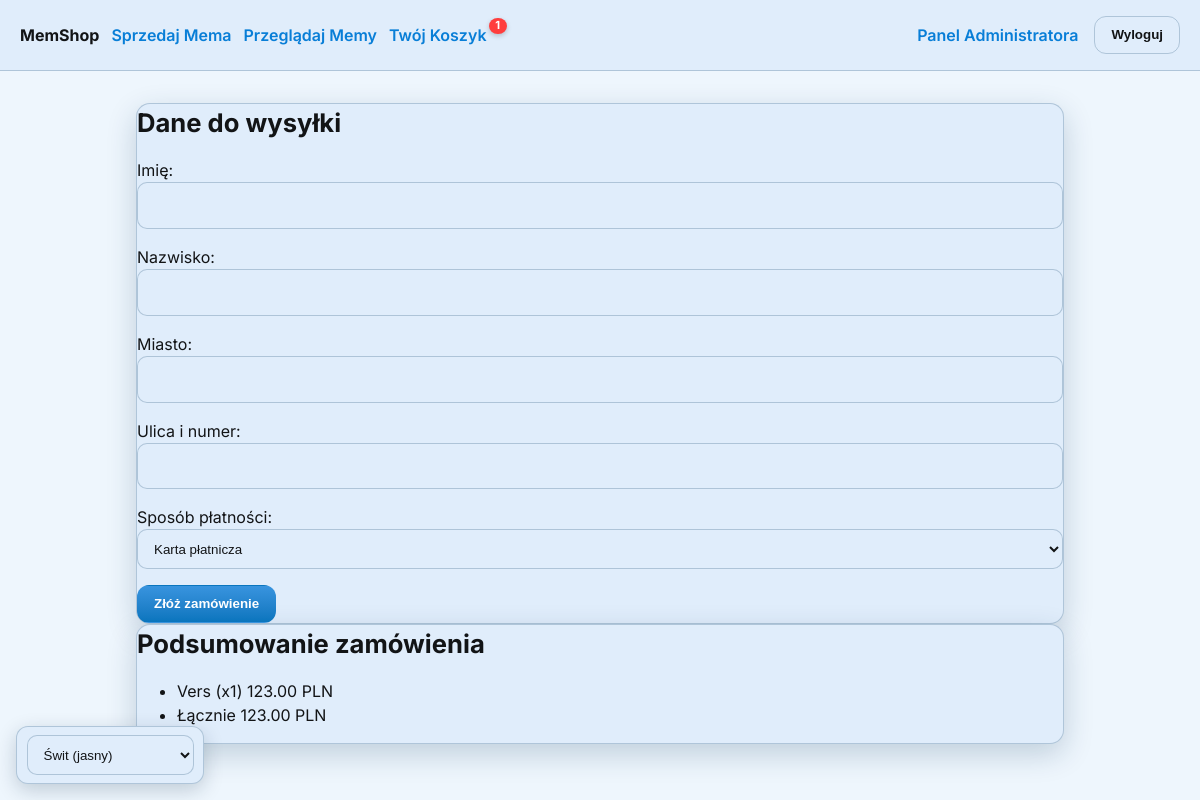
/order/create/ (signed in), run on the app's committed database.
### shop/models.py (models this page shows, shortened)
class CartItem(models.Model):
    cart = models.ForeignKey(Cart, on_delete=models.CASCADE, related_name='items')
    product = models.ForeignKey(Product, on_delete=models.CASCADE)
    quantity = models.PositiveIntegerField(default=1)
    @property
    def total_price(self):
        return self.quantity * self.product.price

class Product(models.Model):
    image = models.ImageField(upload_to='products/', verbose_name='Obraz', null=True, blank=True)
    TARGET_WIDTH = 600
    TARGET_HEIGHT = 600
    category = models.ForeignKey(Category, on_delete=models.PROTECT, related_name='products', verbose_name='Kategoria')
    author = models.ForeignKey(User, on_delete=models.CASCADE, verbose_name='Autor')
    name = models.CharField(max_length=200, verbose_name='Nazwa')
    description = models.TextField(verbose_name='Opis (obsługuje HTML)', blank=True)
    price = models.DecimalField(max_digits=10, decimal_places=2, verbose_name='Cena')
    image = models.ImageField(upload_to='products/', verbose_name='Obraz', null=True, blank=True)
    stock = models.PositiveIntegerField(default=1, verbose_name='Stan magazynowy')
    is_approved = models.BooleanField(default=False, verbose_name='Zatwierdzony')
    is_hidden = models.BooleanField(default=False, verbose_name="Ukryty")
    created_at = models.DateTimeField(auto_now_add=True)
    hidden_by_admin = models.BooleanField(default=False, verbose_name="Ukryty przez administratora")
    updated_at = models.DateTimeField(auto_now=True)

class Cart(models.Model):
    user = models.OneToOneField(User, on_delete=models.CASCADE, related_name='cart')
    created_at = models.DateTimeField(auto_now_add=True)
    @property
    def total_price(self):
        return sum(item.total_price for item in self.items.all())

### shop/views.py (the view)
# urls.py: path('order/create/', views.create_order, name='create_order'),
@login_required
def create_order(request):
    cart = Cart.objects.get(user=request.user)
    if not cart.items.exists():
        messages.info(request, "Twój koszyk jest pusty.")
        return redirect('cart_view')
    if request.method == 'POST':
        form = OrderForm(request.POST)
        if form.is_valid():
            order = form.save(commit=False)
            order.user = request.user
            order.status = 'pending_approval'
            order.save()
            for cart_item in cart.items.all():
                OrderItem.objects.create(
                    order=order,
                    product=cart_item.product,
                    quantity=cart_item.quantity,
                    price=cart_item.product.price
                )
            cart.items.all().delete()
            return redirect('order_success')
    else:
        form = OrderForm()
    context = {
        'form': form,
        'cart': cart,
    }
    return render(request, 'create_order.html', context)

### shop/forms.py
class OrderForm(forms.ModelForm):
    class Meta:
        model = Order
        fields = ['first_name', 'last_name', 'city', 'street_address', 'payment_method']
        labels = {
            'first_name': 'Imię',
            'last_name': 'Nazwisko',
            'city': 'Miasto',
            'street_address': 'Ulica i numer',
            'payment_method': 'Sposób płatności',
        }
        widgets = {
            'first_name': forms.TextInput(attrs={'class': 'form-control'}),
            'last_name': forms.TextInput(attrs={'class': 'form-control'}),
            'city': forms.TextInput(attrs={'class': 'form-control'}),
            'street_address': forms.TextInput(attrs={'class': 'form-control'}),
            'payment_method': forms.Select(attrs={'class': 'form-control'}),
        }

### shop/context_processors.py (called while the page is built)
def cart_item_count(request):
    if request.user.is_authenticated:
        try:
            cart = request.user.cart
            count = sum(item.quantity for item in cart.items.all())
            return {'cart_item_count': count if count <= 9 else '9+'}
        except Cart.DoesNotExist:
            return {'cart_item_count': 0}
    return {'cart_item_count': 0}

### shop/templates/create_order.html (shortened to what this page needs)
{% extends "base.html" %}
{% load static %}
{% block content %}
<div class="container mt-lg">
    <div class="row">
        <div class="col-md-7">
            <div class="card">
                <div class="card-body">
                    <h1 class="card-title">Dane do wysyłki</h1>
                    <form method="post">
                        {{ form.as_p }}
                        <button type="submit" class="btn btn-primary mt-md">Złóż zamówienie</button>
                    </form>
                </div>
            </div>
        </div>
        <div class="col-md-5">
            <div class="card">
                <div class="card-body">
                    <h2 class="card-title">Podsumowanie zamówienia</h2>
                    {% if cart.items.all %}
                        <ul class="list-group list-group-flush">
                            {% for item in cart.items.all %}
                                <li class="list-group-item d-flex justify-content-between align-items-center">
                                    {{ item.product.name }} (x{{ item.quantity }})
                                    <span>{{ item.total_price }} PLN</span>
                                </li>
                            {% endfor %}
                            <li class="list-group-item d-flex justify-content-between align-items-center font-weight-bold">
                                Łącznie
                                <span>{{ cart.total_price }} PLN</span>
                            </li>
                        </ul>
                    {% endif %}
                </div>
            </div>
        </div>
    </div>
</div>
{% endblock %}

### shop/static/css/theme.css (style rules this page uses)
:root { --font-family: system-ui, -apple-system, "Segoe UI", Roboto, Arial, sans-serif; --radius: 0.5rem; }
[data-theme="swit"] { --tone1: hsl(18 90% 58%); --tone2: hsl(204 90% 45%); --tone3: hsl(145 55% 42%); --primary: var(--tone2); --accent: var(--tone1); --success: var(--tone3); --bg: color-mix(in oklab, #ffffff 92%, var(--tone2)); --card-bg: color-mix(in oklab, #ffffff 85%, var(--tone2)); --elev-1: color-mix(in oklab, var(--card-bg) 85%, #000 0%); --border: color-mix(in oklab, var(--primary) 12%, #000 10%); --muted: color-mix(in oklab, var(--primary) 14%, #111 86%); --text: #121416; --text-inv: #ffffff; --link: color-mix(in oklab, var(--primary) 80%, #0a58ca); }
* { box-sizing: border-box; }
html, body { height: 100%; }
body { margin: 0; background: var(--bg); color: var(--text); font-family: var(--font-family, system-ui, -apple-system, "Segoe UI", Roboto, Arial, sans-serif); line-height: 1.5; }
.container { max-width: 960px; margin: 2rem auto; padding: 0 1rem; }
.card { background: var(--card-bg); border: 1px solid var(--border); border-radius: 14px; box-shadow: 0 10px 30px color-mix(in oklab, #000 10%, var(--primary) 10%); }
.card-title { margin: 0 0 1rem; font-size: 1.6rem; }
.input, input, select, textarea { width: 100%; padding: .65rem .75rem; border: 1px solid var(--border); border-radius: 10px; background: var(--elev-1); color: var(--text); outline: none; transition: border-color .2s, box-shadow .2s, background .2s; }
.btn { display: inline-flex; align-items: center; justify-content: center; border: 1px solid transparent; cursor: pointer; border-radius: 12px; padding: .65rem 1rem; font-weight: 700; transition: filter .15s, transform .05s, background .2s, color .2s; }
.btn-primary { background: linear-gradient(180deg, color-mix(in oklab, var(--primary) 90%, #fff 10%), color-mix(in oklab, var(--primary) 90%, #000 10%) ); color: var(--text-inv); }
input[type="text"], input[type="email"], input[type="password"] { font: inherit; }

### data on the page
CartItem: product.name "Vers", quantity "1", total_price "123.00"
Cart: total_price "123.00"

### other printed values
{{ cart_item_count }} "1"
